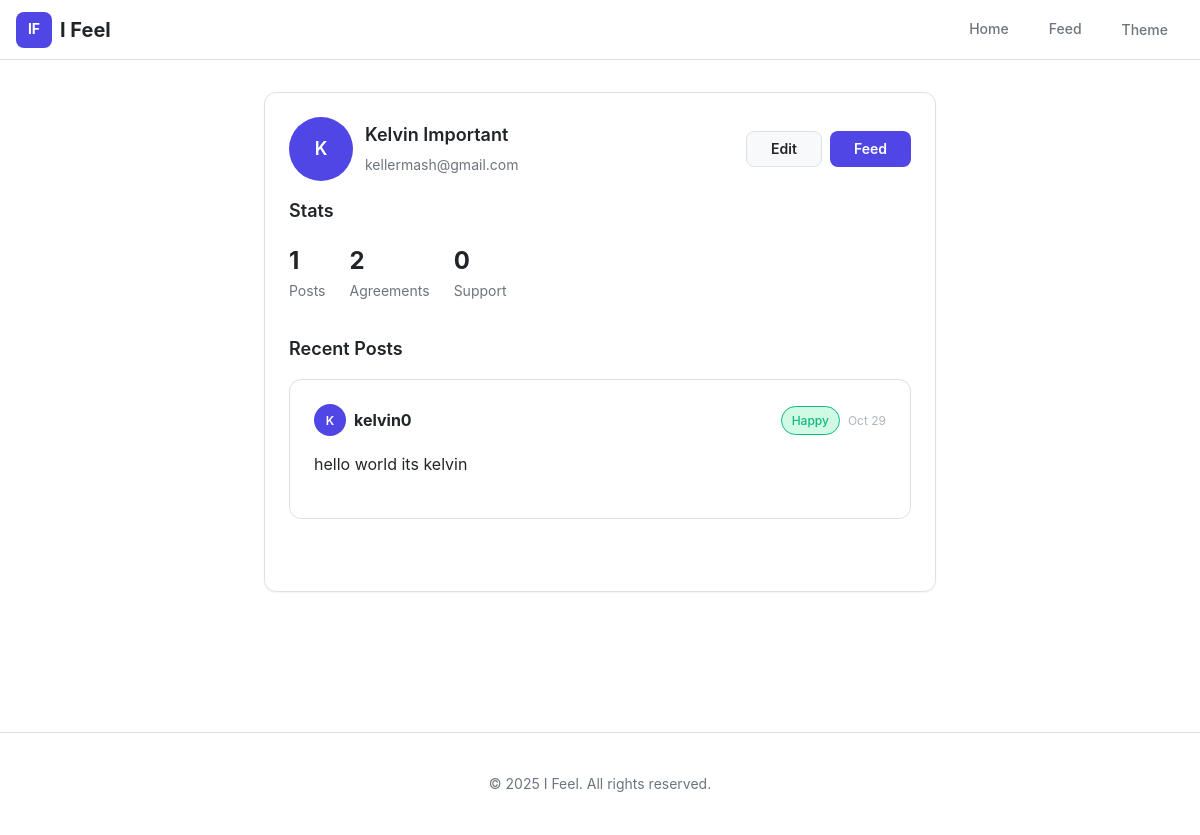
Page /profile/ (signed in) on the earlier database version.
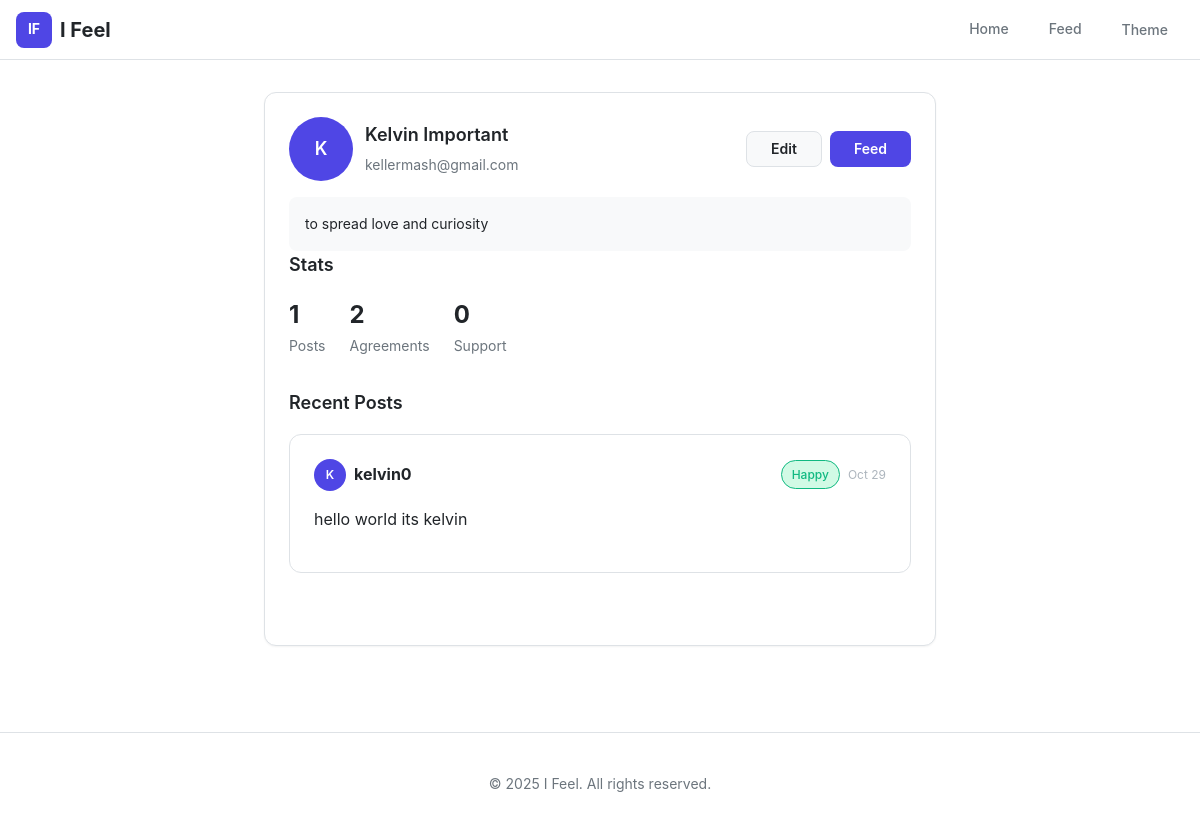
Same page on the later database version.
### core/models.py (models this page shows, shortened)
class Profile(models.Model):
    user = models.OneToOneField(User, related_name='profile', on_delete=models.CASCADE)
    name = models.CharField(max_length=20)
    surname = models.CharField(max_length=20)
    email = models.EmailField(unique=True)
    bio = models.CharField(max_length=50, blank=True)

### core/views.py (the view)
# urls.py: path('profile/', ProfileView.as_view(), name='profile'),
class ProfileView(LoginRequiredMixin, View):
    template_name = 'core/profile.html'
    def get(self, request):
        try:
            profile = Profile.objects.get(user=request.user)
        except Profile.DoesNotExist:
            if request.user.email and not Profile.objects.filter(email=request.user.email).exists():
                email = request.user.email
            else:
                email = f"{request.user.username}_{request.user.id}@example.com"
            profile = Profile.objects.create(
                user=request.user,
                name=request.user.first_name or request.user.username,
                surname=request.user.last_name or '',
                email=email,
            )
        user_posts = Post.objects.filter(user=request.user).annotate(
            like_count=Count('like', distinct=True),
            dislike_count=Count('dislike', distinct=True),
            comment_count=Count('comment', distinct=True),
        ).order_by('-created_at')
        total_posts = user_posts.count()
        total_likes_received = Like.objects.filter(post__user=request.user).count()
        total_supportive_comments = Comment.objects.filter(post__user=request.user, is_supportive=True).count()
        context = {
            'profile': profile,
            'posts': user_posts[:10],
            'stats': {
                'total_posts': total_posts,
                'total_likes_received': total_likes_received,
                'total_supportive_comments': total_supportive_comments,
            }
        }
        return render(request, self.template_name, context)

### core/templates/core/profile.html (shortened to what this page needs)
{% extends "base.html" %}
{% load static %}
{% block content %}
<div class="app-container">
  <div class="profile-card max-w-2xl mx-auto">
    <div class="flex items-center justify-between gap-4 mb-4" style="flex-wrap: wrap;">
      <div class="flex items-center gap-3">
        <div class="avatar-placeholder avatar-lg">{{ profile.user.username|first|upper }}</div>
        <div>
          <div class="username text-xl">{{ profile.name }} {{ profile.surname }}</div>
          <div class="email">{{ profile.email }}</div>
        </div>
      </div>
      <div class="flex gap-2" style="flex-wrap: wrap;">
        <button type="button" class="btn secondary" id="openProfileModal">Edit</button>
        <a href="{% url 'feed' %}" class="btn primary">Feed</a>
      </div>
    </div>
    {% if profile.bio %}
    <div class="bio">{{ profile.bio }}</div>
    {% endif %}
    <div class="section">
      <h3 class="section-title">Stats</h3>
      <div class="flex gap-6" style="flex-wrap: wrap;">
        <div>
          <div class="text-2xl font-bold text-primary">{{ stats.total_posts }}</div>
          <div class="text-sm text-secondary">Posts</div>
        </div>
        <div>
          <div class="text-2xl font-bold text-primary">{{ stats.total_likes_received }}</div>
          <div class="text-sm text-secondary">Agreements</div>
        </div>
        <div>
          <div class="text-2xl font-bold text-primary">{{ stats.total_supportive_comments }}</div>
          <div class="text-sm text-secondary">Support</div>
        </div>
      </div>
    </div>
    <div class="section">
      <h3 class="section-title">Recent Posts</h3>
      <div class="posts-list">
        {% for p in posts %}
        <div class="post-card">
          <div class="post-header">
            <div class="flex items-center gap-2">
              <div class="avatar-placeholder avatar-sm">{{ profile.user.username|first|upper }}</div>
              <strong>{{ profile.user.username }}</strong>
            </div>
            <div class="flex items-center gap-2">
              <span class="badge">{{ p.emotion_type|title }}</span>
              <small class="post-date">{{ p.created_at|date:"M j" }}</small>
            </div>
          </div>
          <div class="post-body"><p>{{ p.content }}</p></div>
        </div>
        {% empty %}
        <p class="text-center text-muted">No posts yet</p>
        {% endfor %}
      </div>
    </div>
  </div>
</div>
{% endblock %}

Differences in the rows shown:
changed Profile "Kelvin": bio (not shown) → "to spread love and curiosity"
